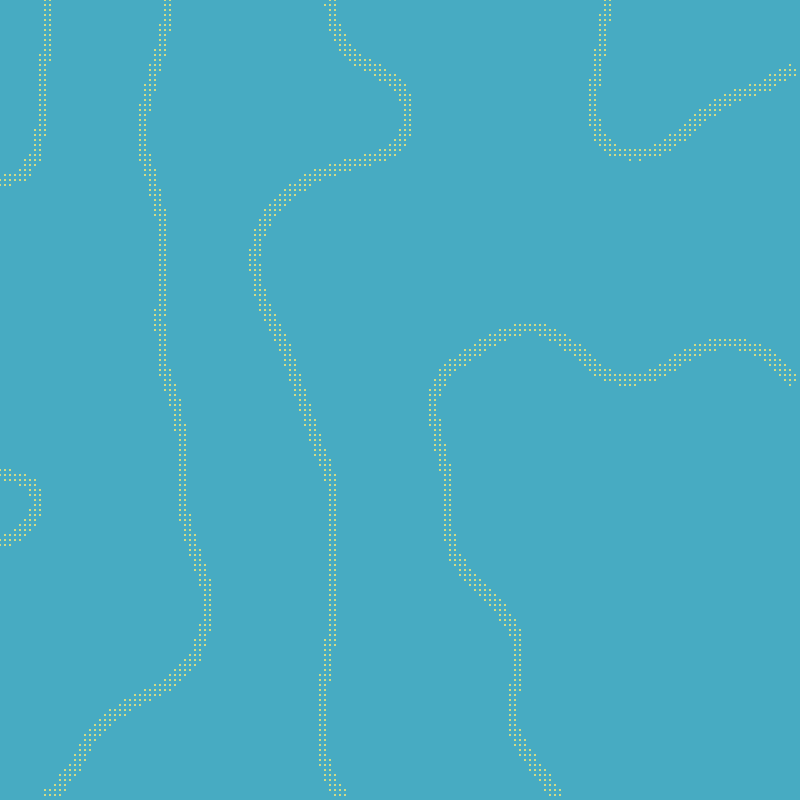
Frame 1 (no input)
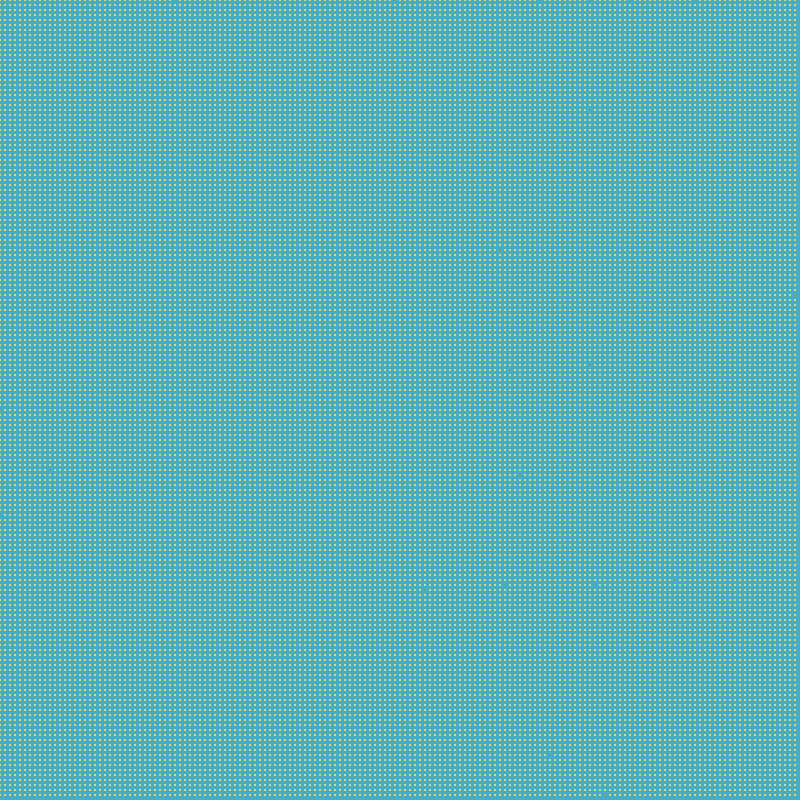
Frame 2 (the mouse pressed at the canvas centre, redrawn once)

The p5.js sketch that drew these frames (run headless with seeded random() and noise() and a simulated clock; the mouse was pressed at the canvas centre and the sketch redrawn once):

// p5.js sketch
// ── sketch.js

var increment = 0.005;
var scl = 5;
var cols, rows;


var start = 0;
var startInc = 0.01;

var zOff = 0;
var zInc = 0;

var fr;

var flowPoints = [];

var orange = 'rgb(240, 182, 127)';
var red = 'rgb(254, 95, 85)';
var yellow = 'rgba(255, 234, 112,1)';
var blue = 'rgba(71, 171, 194, 1)';


var backgroundColor = blue;
var flowColor = yellow;

function setup() {
  // colorMode(RGB, 255);

  createCanvas(800, 800);
  // noiseDetail(4);

  cols = floor(width / scl);
  rows = floor(height / scl);
  fr = createP('');

  PopulateFlowPoints();
  noLoop();
}

function draw() {
  PopulateFlowPoints();
  background(backgroundColor);

  //DrawHair();
  DrawFlowLines();
  //testDraw();
  fr.html(floor(frameRate()));
  start += startInc;
  zOff += zInc;
}
var y = 0;
function DrawFlowLines() {
  stroke(flowColor);
  for (var y = 0; y < rows; y++) {
    for (var x = 0; x < cols; x++) {
      var flowPoint = getFlowPointAtIndex(x, y);
      if (isBoundary(flowPoint)) {
        point(flowPoint.x * scl, flowPoint.y * scl);
        increment++;
      }
    }
  }
  print("drawn");
}

function isBoundary(flowPoint) {
  noFill();
  strokeWeight(2);
  for (var y = flowPoint.y - 1; y < flowPoint.y + 2; y++) {
    if (y < 0) { y = 0; continue; }
    if (y > rows - 1) { break; }

    for (var x = flowPoint.x - 1; x < flowPoint.x + 2; x++) {
      if (x < 0) { x = 0; continue; }
      if (x > rows - 1) { break; }

      if (x == flowPoint.x && y == newFlowPoint.y) {
        continue;
      }

      var newFlowPoint = getFlowPointAtIndex(x, y);

      if (newFlowPoint.noise != flowPoint.noise) {
        return true;
      }
    }
  }
  return false;
}

function PopulateFlowPoints() {
  flowPoints = [];
  for (var y = 0; y < rows; y++) {
    for (var x = 0; x < cols; x++) {
      let flowPoint = {
        "x": x,
        "y": y,
        "xOff": x * increment,
        "yOff": y * increment,
        "noise": round(noise(start + (x * increment), start + (y * increment)), 1),
        "used": false
      }
      flowPoints.push(flowPoint);
    }
  }
}

function getFlowPointAtIndex(x, y) {
  return flowPoints.find(e => e.x == x && e.y == y);
}

function DrawVector(x, y, v, xOff, yOff) {
  stroke(0);
  push();
  translate(x * scl, y * scl);
  rotate(v.heading());
  line(0, 0, scl, scl);
  pop();
}
